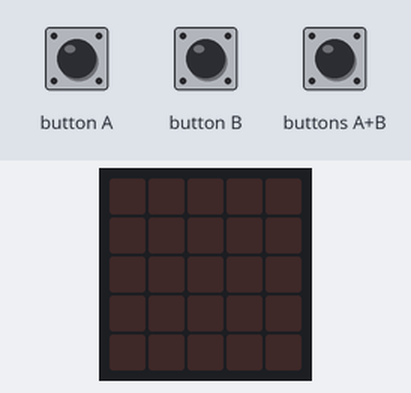
Simulated run of this program. Board: BBC micro:bit (MakeCode). Shown: the board's 5×5 LED display. The inputs (shaded band) are chosen by the test bench.

Above: at 1.2 s.
1.3 s: button A pressed for 0.15 s
At 1.8 s:
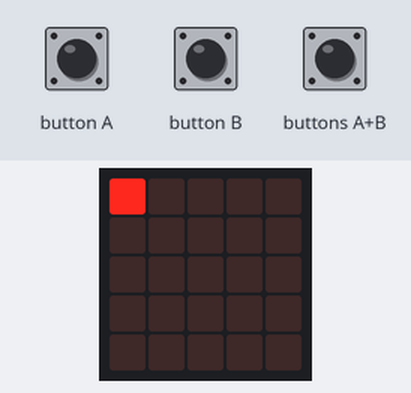
4.4 s: button B pressed for 0.15 s
At 5.0 s:
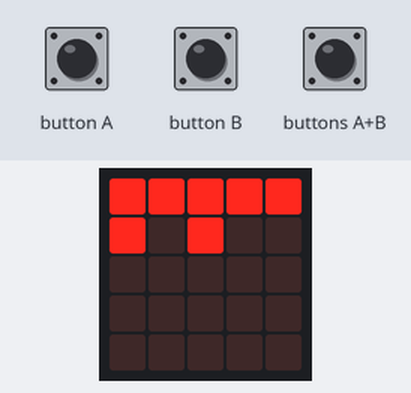
7.4 s: buttons A+B pressed for 0.15 s
At 8.7 s:
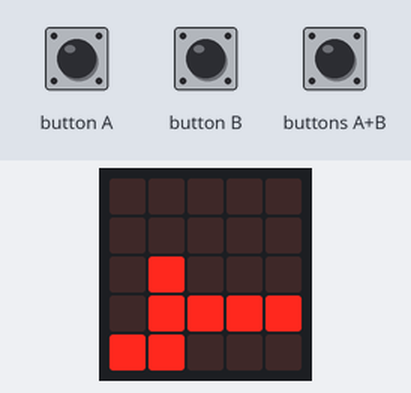
10.5 s: buttons A+B pressed for 1 s
At 12.6 s:
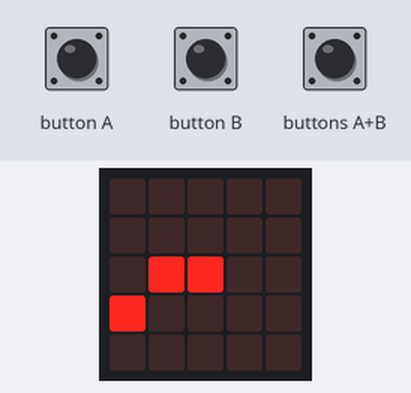
14.3 s: buttons A+B pressed for 0.15 s
At 16.1 s:
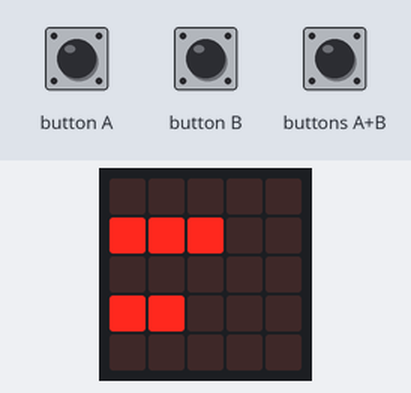
17.4 s: buttons A+B pressed for 0.15 s
At 20.3 s:
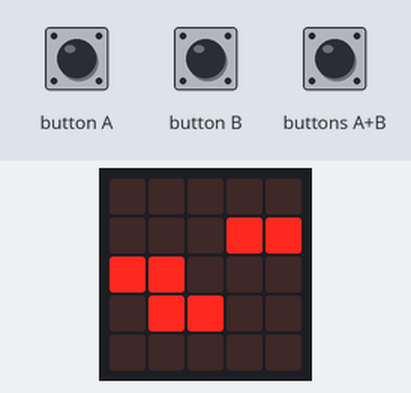
Timing chart, 0 to 21.8 s (numbered marks = the images above; inputs shaded):
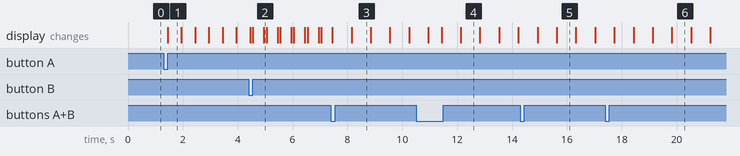

The program:

main.ts
```typescript
namespace screenMagic {
    /**
     * Plot number on LEDs
     */
    //% blockId=screenMagicPlotAt
    //% block="plot at $index"
    //% index.min=0 index.max=10
    export function plotAt (index: number) {
        index |= 0
        const y = Math.floor(index / 5)
        const x = Math.floor(index % 5)
        led.plot(x, y)
    }
    /**
     * Plot meters on row 0, dm on row 2,3, cn on row 4,5
     */
    //% blockId=screenMagicPlotMeter
    //% block="plotMeter $num $row"
    export function plotMeter (num: number, row: number) {
        for (let col = 0; col <= 10; col++) {
            if (col <= num) {
                led.plot(col % 5, row + Math.idiv(col, 5))
            } else {
                led.unplot(col % 5, row + Math.idiv(col, 5))
            }
        }
    }

    /**
     * Convert mm to metric
     */
    //% block
    export function metric (x: number) : string {
        return (screenMagic.meter(x).toString() + "m"
        + screenMagic.decimeter(x).toString() + "dm"
        + screenMagic.centimeter(x).toString() + "cm"
        + screenMagic.milimeter(x).toString() + "mm")
    }
       /**
     * Convert mm to mm
     */
    //% block
    export function milimeter (x: number) : number {
        return Math.idiv(x, 1) % 10
    }
    /**
     * Convert mm to cm
     */
    //% block
    export function centimeter (x: number) : number {
        return Math.idiv(x, 10) % 10
    }
    /**
     * convert mm to m
     */
    //% block
    export function meter (x: number) : number {
        return Math.idiv(x, 1000) % 10
    }
    /**
     * convert mm to dm
     */
    //% block
    export function decimeter (x: number) : number {
        return Math.idiv(x, 100) % 10
    }
}
```

test.ts
```typescript
// tests go here; this will not be compiled when this package is used as an extension.
input.onButtonPressed(Button.A, function () {
    for (let index = 0; index <= 24; index++) {
        screenMagic.plotAt(index)
        basic.pause(500)
    }
})

input.onButtonPressed(Button.B, function () {
    for (let index = 0; index <= 500; index++) {
        screenMagic.plotMeter(index, 1)
        basic.pause(500)
    }
})

input.onButtonPressed(Button.AB, function () {
    let m = 0
    let dm = 0
    let cm = 0
    basic.clearScreen()
    for (let mm = 0; mm <= 5000; mm++) {
        cm = screenMagic.centimeter(mm)
        dm = screenMagic.decimeter(mm)
        m = screenMagic.meter(mm)
        screenMagic.plotMeter(cm - 1, 3)
        screenMagic.plotMeter(dm - 1, 1)
        screenMagic.plotMeter(m - 1, 0)
    }
})
```

Measured:
- after the input at 1.3 s, the display: changes after 0.15 s (image 1)
- what the display in image 1 shows lasts 0.5 s, from 1.5 s to 2.0 s
- what the display in image 3 shows lasts 0.7 s, from 8.2 s to 8.9 s
